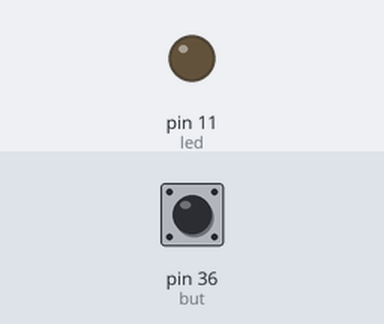
Bench run of a program on a simulated Raspberry Pi (header pin numbers). Parts: output pins drawn as LEDs (lit = HIGH). The test bench sets the inputs (shaded band); at power-on: pin 36 (but) HIGH. What the program prints to the terminal is not drawn.

Above: at 1.2 s.
1.3 s: pin 36 (but) pulled LOW for 0.15 s
At 1.4 s:
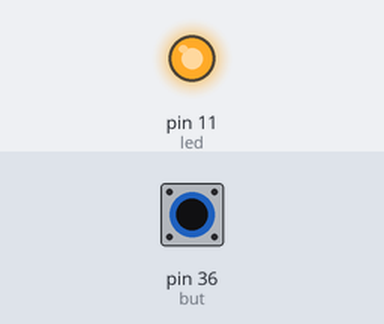
3.0 s: pin 36 (but) pulled LOW for 3.2 s
At 6.9 s:
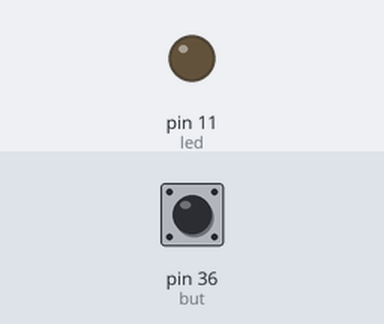
Timing chart, 0 to 8.4 s (numbered marks = the images above; inputs shaded):
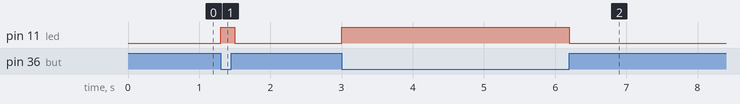

The program:

rgb_led_control_one.py
```python
#!/usr/bin/env python3
import RPi.GPIO as GPIO
import time

def rgb_led_control():
    """
    Controls three LEDs (11,13,15) via buttons (12,16,18).
    """
    led = 11
    but = 36

    GPIO.setmode(GPIO.BOARD)
    GPIO.setup(led, GPIO.OUT)
    GPIO.setup(but, GPIO.IN, pull_up_down=GPIO.PUD_UP)


    print("RGB LED control via buttons. Press CTRL+C to exit.")
    try:
        while True:
            # print("LED state: ", GPIO.input(led))
            # print("Button state: ", GPIO.input(but))
            GPIO.output(led, not GPIO.input(but))
            time.sleep(0.1)
    except KeyboardInterrupt:
        print("Program terminated!")
    finally:
        GPIO.cleanup()

if __name__ == '__main__':
    rgb_led_control()
```

Measured:
- after the input at 1.3 s, pin 11 (led): LOW → HIGH at once, → LOW 0.20 s later
- after the input at 3.0 s, pin 11 (led): LOW → HIGH at once, → LOW 3.2 s later
